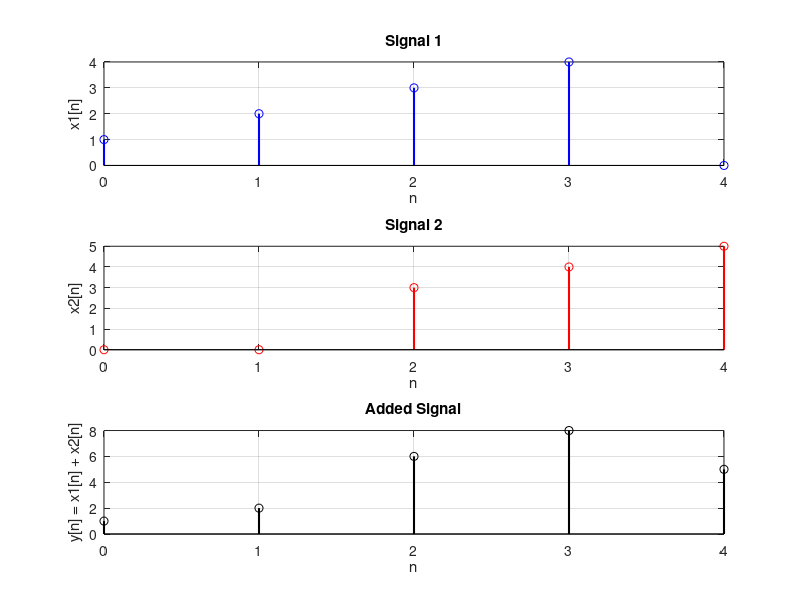

Recreate this plot in MATLAB.
% Define the input sequences and their indices
x1 = [1, 2, 3, 4]; % First signal
n1 = [0, 1, 2, 3]; % Indices of the first signal
x2 = [3, 4, 5];    % Second signal
n2 = [2, 3, 4];    % Indices of the second signal

% Find the range of the output sequence
n = min(min(n1), min(n2)):max(max(n1), max(n2));

% Initialize signals with zeros over the output range
y1 = zeros(1, length(n));
y2 = zeros(1, length(n));

% Map the first input sequence to the output range
y1(n >= min(n1) & n <= max(n1)) = x1;

% Map the second input sequence to the output range
y2(n >= min(n2) & n <= max(n2)) = x2;

% Perform signal addition
y = y1 + y2;

% Plot the results
figure;

% Plot the first signal
subplot(3, 1, 1);
stem(n, y1, 'b', 'LineWidth', 1.5);
title('Signal 1');
xlabel('n');
ylabel('x1[n]');
grid on;

% Plot the second signal
subplot(3, 1, 2);
stem(n, y2, 'r', 'LineWidth', 1.5);
title('Signal 2');
xlabel('n');
ylabel('x2[n]');
grid on;

% Plot the added signal
subplot(3, 1, 3);
stem(n, y, 'k', 'LineWidth', 1.5);
title('Added Signal');
xlabel('n');
ylabel('y[n] = x1[n] + x2[n]');
grid on;
